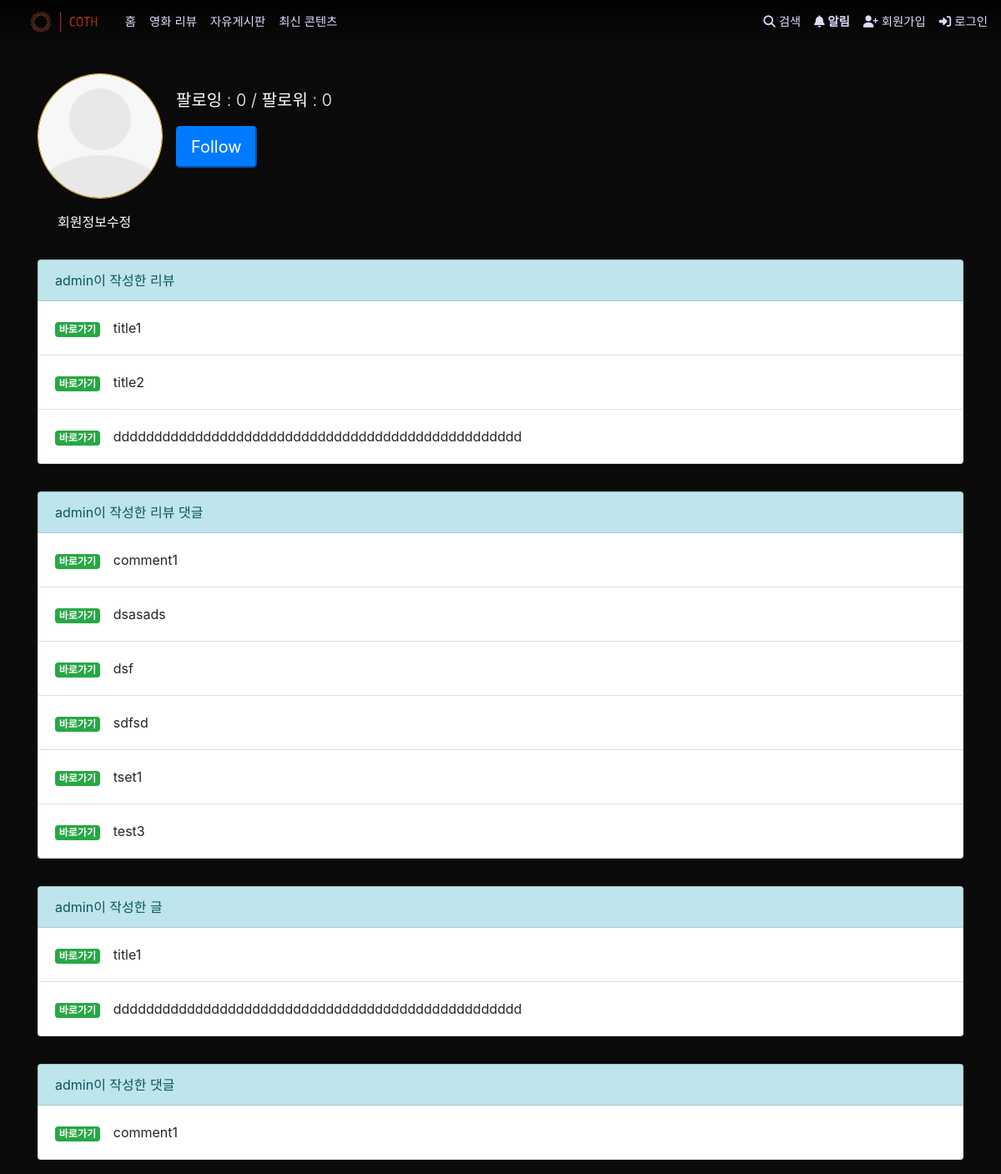
Page /accounts/1/ on the earlier database version.
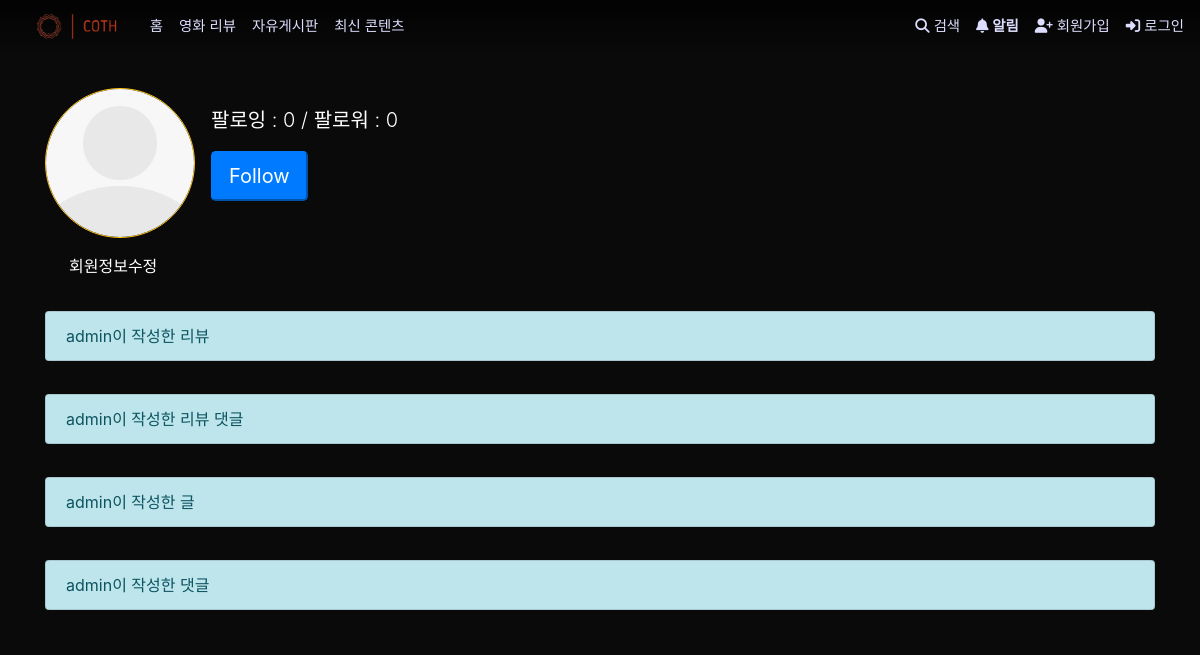
Same page on the later database version.
### accounts/models.py (models this page shows)
class User(AbstractUser):
    followers = models.ManyToManyField('self', symmetrical=False, related_name='followings')
    image = ProcessedImageField(blank=True,
                                processors=[Thumbnail(150, 150)],
                                format='png',
                                options={'quality': 100},
                                upload_to='%Y/%m/%d')
    selfpr = models.CharField(max_length=100)
    nickname = models.CharField(max_length=20)
    dibs_movies = models.ManyToManyField(Movie, related_name='dibs_users', blank=True, null=True)
    class Prefer(models.IntegerChoices):
        액션 = 28
        모험 = 12
        애니메이션 = 16
        코미디 = 35
        범죄 = 80
        다큐멘터리 = 99
        드라마 = 18
        가족 = 10751
        판타지 = 14
        역사 = 36
        공포 = 27
        음악 = 10402
        미스터리 = 9648
        로맨스 = 10749
        SF = 878
        TV영화 = 10770
        스릴러 = 53
        전쟁 = 10752
        서부 = 37
    genre_prefer1 = models.IntegerField(choices=Prefer.choices)
    genre_prefer2 = models.IntegerField(choices=Prefer.choices)
    genre_prefer3 = models.IntegerField(choices=Prefer.choices)

### articles/models.py (models this page shows, shortened)
class ReviewArticle(models.Model):
    user = models.ForeignKey(settings.AUTH_USER_MODEL, on_delete=models.CASCADE)
    like = models.ManyToManyField(settings.AUTH_USER_MODEL, related_name='like_review')
    likecount = models.IntegerField(default=0)
    unlike = models.ManyToManyField(settings.AUTH_USER_MODEL, related_name='unlike_review')
    unlikecount = models.IntegerField(default=0)
    title = models.CharField(max_length=50)
    content = models.TextField()
    created_at = models.DateTimeField(auto_now_add=True)
    updated_at = models.DateTimeField(auto_now=True)
    image = models.ImageField(blank=True, upload_to='%Y/%m/%d')
    hits = models.PositiveIntegerField(default=0)
    class Rank(models.IntegerChoices):
        BEST = 5
        GOOD = 4
        NORMAL = 3
        BAD = 2
        WORST = 1
    rank = models.IntegerField(choices=Rank.choices)

class ReviewComment(models.Model):
    user = models.ForeignKey(settings.AUTH_USER_MODEL, on_delete=models.CASCADE)
    review_article = models.ForeignKey(ReviewArticle, on_delete=models.CASCADE)
    content = models.CharField(max_length=100)
    created_at = models.DateTimeField(auto_now_add=True)
    updated_at = models.DateTimeField(auto_now=True)

class TalkArticle(models.Model):
    user = models.ForeignKey(settings.AUTH_USER_MODEL, on_delete=models.CASCADE)
    title = models.CharField(max_length=50)
    content = models.TextField()
    created_at = models.DateTimeField(auto_now_add=True)
    updated_at = models.DateTimeField(auto_now=True)
    image = models.ImageField(blank=True, upload_to='%Y/%m/%d')
    hits = models.PositiveIntegerField(default=0)

class TalkComment(models.Model):
    user = models.ForeignKey(settings.AUTH_USER_MODEL, on_delete=models.CASCADE)
    talk_article = models.ForeignKey(TalkArticle, on_delete=models.CASCADE)
    content = models.CharField(max_length=100)
    created_at = models.DateTimeField(auto_now_add=True)
    updated_at = models.DateTimeField(auto_now=True)

### accounts/views.py (the view)
# urls.py: path('<int:user_pk>/', views.profile, name='profile'),
@require_GET
def profile(request, user_pk):
    person = get_object_or_404(get_user_model(), pk=user_pk)
    context = {
        'person': person,
    }
    return render(request, 'accounts/profile.html', context)

### accounts/templates/accounts/profile.html (shortened to what this page needs)
{% extends 'base.html' %}
{% load static %}
{% block content %}
  <div class="media mt-5">
    {% if person.image %}
      <img src="{{ person.image.url }}" alt="{{ person.image }}" class="align-self-center mr-3 rounded-circle border border-warning mt-4">
    {% else %}
      <img width=150px height=150px src="{% static 'accounts/profile.png' %}" class="align-self-center mr-3 rounded-circle border border-warning mt-4" alt="profile">
    {% endif %}
    <div class="media-body">
      <p>{% include 'accounts/_follow.html' %}</p>
    </div>
  </div>
  <p class="mt-3 ml-4"><a class="text-decoration-none text-white"href="{% url 'accounts:update' person.pk %}">회원정보수정</a></p>
  <hr>
  <ul class="list-group">
    <li class="list-group-item list-group-item-info">{{ person.username }}이 작성한 리뷰</li>
    {% for review in person.reviewarticle_set.all %}
      <li class="list-group-item"><p class="my-2"><a href="{% url 'articles:review_detail' review.pk %}" class="badge badge-success">바로가기</a>&ensp;&ensp;{{ review.title }}</p></li>
    {% endfor %}
  </ul>
  <hr>
  <ul class="list-group">
    <li class="list-group-item list-group-item-info">{{ person.username }}이 작성한 리뷰 댓글</li>
    {% for review_comment in person.reviewcomment_set.all %}
      <li class="list-group-item"><p class="my-2"><a href="{% url 'articles:review_detail' review_comment.review_article.pk %}" class="badge badge-success">바로가기</a>&ensp;&ensp;{{ review_comment.content }}</p></li>
    {% endfor %}
  </ul>
  <hr>
  <ul class="list-group">
    <li class="list-group-item list-group-item-info">{{ person.username }}이 작성한 글</li>
    {% for talk in person.talkarticle_set.all %}
      <li class="list-group-item"><p class="my-2"><a href="{% url 'articles:talk_detail' talk.pk %}" class="badge badge-success">바로가기</a>&ensp;&ensp;{{ talk.title }}</p></li>
    {% endfor %}
  </ul>
  <hr>
  <ul class="list-group">
    <li class="list-group-item list-group-item-info">{{ person.username }}이 작성한 댓글</li>
    {% for talk_comment in person.talkcomment_set.all %}
      <li class="list-group-item"><p class="my-2"><a href="{% url 'articles:talk_detail' talk_comment.talk_article.pk %}" class="badge badge-success">바로가기</a>&ensp;&ensp;{{ talk_comment.content }}</p></li>
    {% endfor %}
  </ul>
  <hr>
{% endblock %}

### moviesite/templates/base.html (shortened to what this page needs)
<!DOCTYPE html>
{% load static %}
<html lang="ko">
<head>
  <link rel="stylesheet" href="https://cdn.jsdelivr.net/npm/bootstrap@4.5.3/dist/css/bootstrap.min.css">
  <link rel="stylesheet" type="text/css" href="{% static './src/stylesheets/init.css' %}">
  <link rel="stylesheet" type="text/css" href="{% static './src/stylesheets/header.css' %}">
  <link rel="stylesheet" href="{% static './src/stylesheets/popularMovie.css' %}">
  <link rel="stylesheet" type="text/css" href="{% static './src/stylesheets/main.css' %}">
  <link rel="stylesheet" type="text/css" href="{% static './src/stylesheets/mozaic.css' %}">
</head>
<body>
  <nav class="navbar navbar-expand-lg">
      <div class="header_container">
          <div class="logo">
              <a href="{% url 'movies:index' %}">
                  <img src="{% static './assets/img/logo/brand_logo_final.png' %}" alt="COTH">
              </a>
          </div>
          <div class="collapse navbar-collapse" id="navbarNav">
            <ul class="main_nav navbar-nav select">
                <li class="main_nav_tab nav-item"><a class="text-reset text-decoration-none" href="{% url 'movies:index' %}">홈</a></li>
                <li class="main_nav_tab nav-item"><a class="text-reset text-decoration-none" href="{% url 'articles:review_index' %}">영화 리뷰</a></li>
                <li class="main_nav_tab nav-item"><a class="text-reset text-decoration-none" href="{% url 'articles:talk_index' %}">자유게시판</a></li>
                <li class="main_nav_tab nav-item"><a class="text-reset text-decoration-none" href="{% url 'movies:new_movies' %}">최신 콘텐츠</a></li>
            </ul>
            <ul class="sub_nav navbar-nav">
                <li class="sub_nav_tab nav-item"><i class="fas fa-search"></i> 검색</li>
                <li class="sub_nav_tab nav-item"><i class="fas fa-bell"> 알림</i></li>
                {% if request.user.is_authenticated %}
                  <li class="sub_nav_tab nav-item"><a class="text-reset text-decoration-none nav-link p-0" href="{% url 'accounts:profile' request.user.pk %}"><i class="fas fa-user"> {{ request.user.username }}</i></a></li>
                  <li class="sub_nav_tab nav-item"><a class="text-reset text-decoration-none nav-link p-0" href="{% url 'accounts:logout' %}"><i class="fas fa-sign-out-alt"></i> 로그아웃</a></li>
                {% else %}
                  <li class="sub_nav_tab nav-item"><a class="text-reset text-decoration-none nav-link p-0" href="{% url 'accounts:signup' %}"><i class="fas fa-user-plus"></i> 회원가입</a></li>
                  <li class="sub_nav_tab nav-item"><a class="text-reset text-decoration-none nav-link p-0" href="{% url 'accounts:login' %}"><i class="fas fa-sign-in-alt"></i> 로그인</a></li>
                {% endif %}
            </ul>
          </div>
      </div>
  </nav>
  <div class="container">
    {% block content %}
    {% endblock  %}
  </div>
</body>
</html>

### accounts/templates/accounts/_follow.html (shortened to what this page needs)
<div>
  <hr>
  {% with followings=person.followings.all followers=person.followers.all %}
    <p id="follow-count" class="lead text-white">
      팔로잉 : {{ followings|length }} / 팔로워 : {{ followers|length }}
    </p>
    {% if request.user != person %}
      <form id="follow-form" data-user-pk="{{ person.pk }}">
        {% if request.user in followers %}
          <button id="follow-btn" class="btn-secondary btn-lg" role="button">Unfollow</button>
        {% else %}
          <button id="follow-btn" class="btn-primary btn-lg" role="button">Follow</button>
        {% endif %}
      </form>
    {% endif %}
  {% endwith %}
</div>

### mainstatic/src/stylesheets/init.css (style rules this page uses)
html, body { margin: 0; padding: 0; width: 100%; height: 100%; background-color: rgb(10,10,10); font-size: 16px; }
html { box-sizing: border-box; font-family: sans-serif; }
*, *:after, *:before { box-sizing: inherit; }
li, ul { margin: 0; padding: 0; border: 0; font-size: 100%; font: inherit; vertical-align: baseline; }
ul { list-style: none; }

### mainstatic/src/stylesheets/header.css (style rules this page uses)
.header_container { display: flex; align-items: center; }
.logo, .main_nav, .sub_nav { flex: 0 0 auto; }
.main_nav { display: flex; align-items: center; }
.sub_nav { display: flex; align-items: center; margin-left: auto; }
.header_container { width: 100%; position: fixed; top: 0; left: 0; z-index: 2; background: linear-gradient(to bottom, rgba(0, 0, 0, 0.7) 10%, rgba(0, 0, 0, 0)); color: #ddddff; font-size: 0.9rem; }
.logo { padding-left: 1rem; text-decoration: none; text-align: center; line-height: 3rem; font-size: 3rem; }
.logo a img { height: 1em; }
.main_nav .main_nav_tab { padding-left: 1rem; }
.sub_nav .sub_nav_tab { padding-right: 1rem; }

Differences in the rows shown:
removed ReviewArticle: title "title1"
removed ReviewArticle: title "title2"
removed ReviewArticle: title "dddddddddddddddddddddddddddddddddddddddddddddddddd"
removed ReviewComment: content "comment1"
removed ReviewComment: content "dsasads"
removed ReviewComment: content "dsf"
removed ReviewComment: content "sdfsd"
removed ReviewComment: content "tset1"
removed ReviewComment: content "test3"
removed TalkArticle: title "title1"
removed TalkArticle: title "dddddddddddddddddddddddddddddddddddddddddddddddddd"
removed TalkComment: content "comment1"
